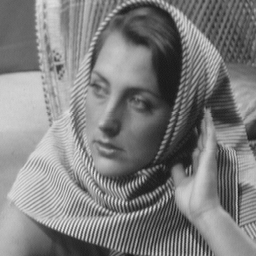
%> input picture HW3/1/images/barbara256.png, 256 x 256 px
$ octave code.m   (GNU Octave 9; MATLAB toolbox functions it lacks are replaced by stand-ins)
%> lines starting %> are read from the running program, lines starting %| are printed output that depends on the picture; in (x1, y1, x2, y2) boxes, pixels count from 0 and x2, y2 are one past the last pixel; in counts of white or black regions, pixels touching at a corner belong together; the program's own positions count from 1
img = imread('barbara256.png');
%> img is the input picture: size 256x256 uint8; min 23, max 231, mean 126.4
img = double(img);
%> img: size 256x256 double
[m, n] = size(img);
%> m = 256; n = 256
padded_img = padarray(img, [m, n], 'post');
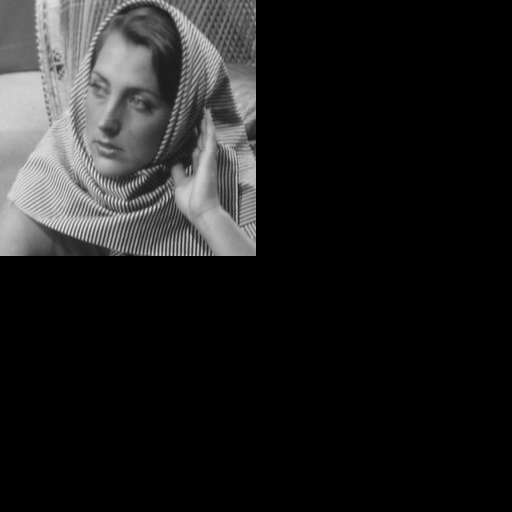
%> padded_img: size 512x512 double; min 0, max 231, mean 31.6
F = fftshift(fft2(padded_img));
D_values = [40, 80];
[M, N] = size(padded_img);
%> M = 512; N = 512
D = zeros(M, N);
for i = 1:M
    for j = 1:N
        D(i,j) = (i-M/2)^2 + (j-N/2)^2;
    end
end
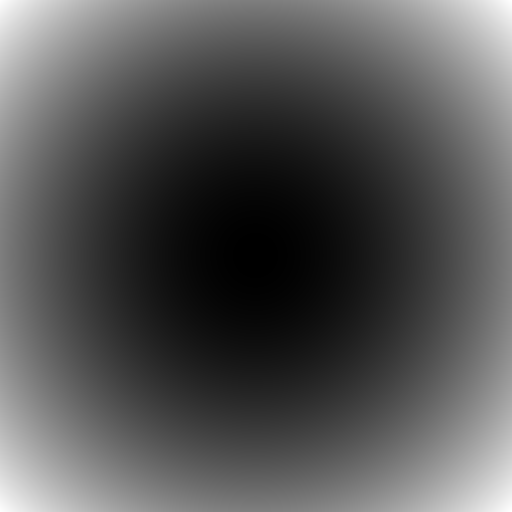
%> D: size 512x512 double; min 0, max 131072, mean 43691; drawn with min black and max white

log_F = log(1 + abs(F));
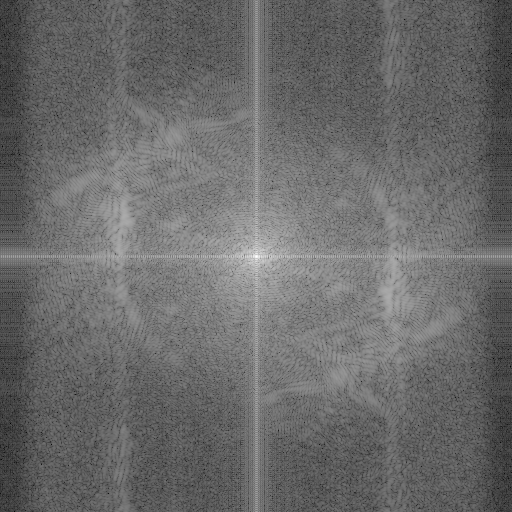
%> log_F: size 512x512 double; min 0.892, max 15.93, mean 7.17; drawn with min black and max white
figure, imshow(log_F, []), title('Log Fourier Transform of Image');
log_F_norm = mat2gray(log_F);
imwrite(log_F_norm, 'log_fourier_image.png');

for D0 = D_values

    ideal_filter = zeros(M, N);
    for i = 1:M
      for j = 1:N
         if D(i,j)<= D0^2
             ideal_filter(i,j)=1;
         end
      end
    end
    filtered_img = real(ifft2(ifftshift(F .* ideal_filter)));
    filtered_img = filtered_img(1:m, 1:n);

    % Display the filtered image
    figure, imshow(uint8(filtered_img)), title(['Ideal Low Pass Filter with D = ', num2str(D0)]);
    filename = sprintf('ideal_filtered_image_D_%d.png', D0);
    imwrite(uint8(filtered_img), filename);

    % Frequency response (log absolute Fourier format)
    freq_response = log(1 + abs(ideal_filter));
    figure, imshow(freq_response, []), title(['Frequency Response of Ideal Low Pass Filter with D = ', num2str(D0)]);
    freq_response_norm = mat2gray(freq_response);
    filename = sprintf('freq_response_ideal_D_%d.png', D0);
    imwrite(freq_response_norm, filename);

    % Log absolute Fourier transform of the filtered image
    %filtered_img = padarray(filtered_img, [m, n], 'post');

    %filtered_F = fftshift(fft2(filtered_img));
    log_filtered_F = log(1 + abs(F .* ideal_filter));
    figure, imshow(log_filtered_F, []), title(['Log Fourier Transform of Filtered Image (D = ', num2str(D0), ')']);
    log_filtered_norm = mat2gray(log_filtered_F);
    filename = sprintf('log_fourier_ideal_filteredimage_D_%d.png', D0);
    imwrite(log_filtered_norm, filename);
end
%> this loop made 2 passes
%> pass 1, `imshow(freq_response, [])`:
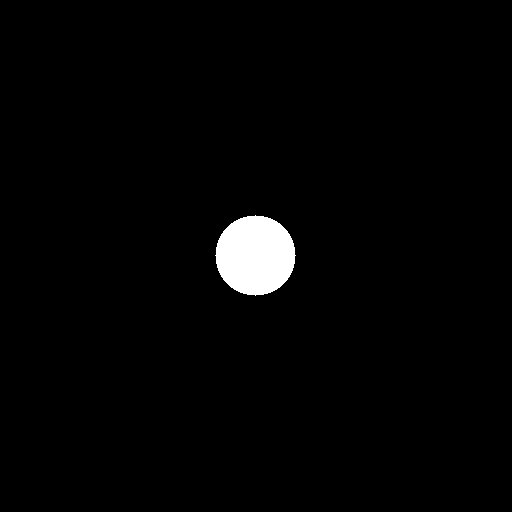
%> displayed picture: size 512x512, on the screen's scale of 0 to 255; 1.9% white; 1 white region, box (x1, y1, x2, y2) and area: (215, 215, 296, 296) 5025
%> after the loop:
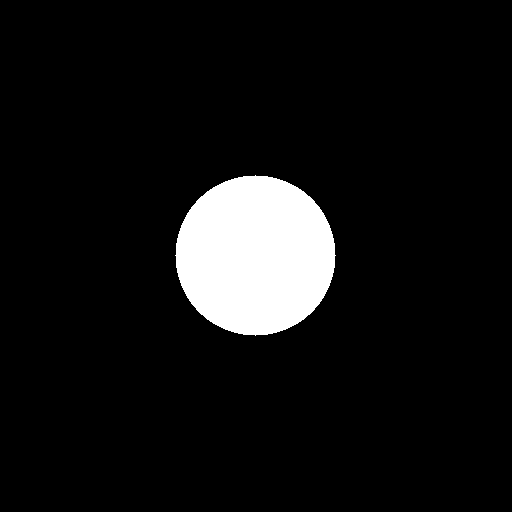
%> ideal_filter: size 512x512 double; values 0 (black) and 1 (white), 7.7% white; 1 white region, box (x1, y1, x2, y2) and area: (175, 175, 336, 336) 20081
sigma_values = [40, 80];

for sigma = sigma_values
    gaussian_filter = zeros(M, N);
    for i = 1:M
      for j = 1:N
         gaussian_filter(i,j)=exp(-D(i,j)/(2*(sigma^2)));
      end
    end
    filtered_img = real(ifft2(ifftshift(F .* gaussian_filter)));
    filtered_img = filtered_img(1:m, 1:n);

    % Display the filtered image
    figure, imshow(uint8(filtered_img)), title(['Gaussian Low Pass Filter with σ = ', num2str(sigma)]);
    filename = sprintf('gaussian_filtered_image_sigma_%d.png', sigma);
    imwrite(uint8(filtered_img), filename);

    % Frequency response (log absolute Fourier format)
    freq_response = log(1 + abs(gaussian_filter));
    figure, imshow(freq_response, []), title(['Frequency Response of Gaussian Low Pass Filter with σ = ', num2str(sigma)]);
    freq_response_norm = mat2gray(freq_response);
    filename = sprintf('freq_response_Gaussian_sigma_%d.png', sigma);
    imwrite(freq_response_norm, filename);
    % Log absolute Fourier transform of the filtered image
    %filtered_F = fftshift(fft2(filtered_img));
    log_filtered_F = log(1 + abs(F .* gaussian_filter));
    figure, imshow(log_filtered_F, []), title(['Log Fourier Transform of Filtered Image (σ = ', num2str(sigma), ')']);
    log_filtered_norm = mat2gray(log_filtered_F);
    filename = sprintf('log_fourier_gaussian_filteredimage_sigma_%d.png', sigma);
    imwrite(log_filtered_norm, filename);
end
%> this loop made 2 passes
%> pass 1, `filtered_img = real(ifft2(ifftshift(F .* gaussian_filter)));`:
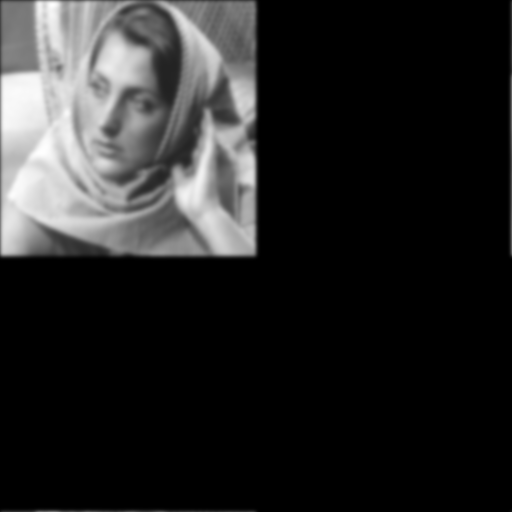
%> filtered_img: size 512x512 double; min -1.37e-09, max 210.8, mean 31.6; drawn with min black and max white
%> after the loop:
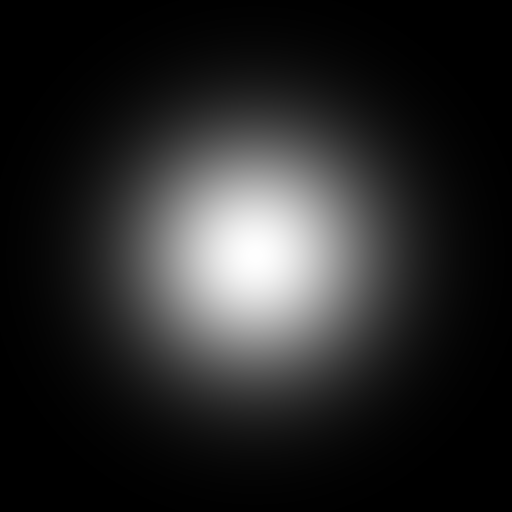
%> gaussian_filter: size 512x512 double; min 3.57e-05, max 1, mean 0.153
